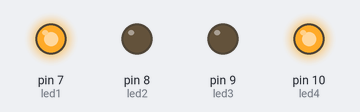
Simulated run of this sketch. Board: Arduino Uno, built for the host (arithmetic inside an expression is 32-bit, double 64-bit). Parts: output pins drawn as LEDs (lit = HIGH).

Above: at 0.1 s.
Timing chart, 0 to 130.1 s (numbered marks = the images above):
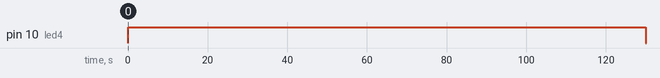

Measured:
- by itself, pin 10 (led4): LOW → HIGH at 0.00 s, → LOW 130 s later

The sketch:

testesequencia2.ino
```cpp
#include <TimerOne.h>

int led1 = 7;
int led2 = 8;
int led3 = 9;
int led4 = 10;

void setup() {
  pinMode(led1, OUTPUT);
  pinMode(led2, OUTPUT);
  pinMode(led3, OUTPUT);
  pinMode(led4, OUTPUT);
  Timer1.initialize(500);
  Timer1.attachInterrupt(led4_cycle);
}

void led4_cycle() {
  digitalWrite(led4, HIGH);
  unsigned long inicio = millis();
  while (millis() < inicio + 45) {
    ;
  }
  digitalWrite(led4, LOW);
}

void loop() {
  digitalWrite(led1, HIGH);
  delay (15);
  digitalWrite(led1, LOW);
  delay(51);
  digitalWrite(led2, HIGH);
  delay (50);
  digitalWrite(led2, LOW);
  delay (100);
  digitalWrite(led3, HIGH);
  delay (30);
  digitalWrite(led3, LOW);
  delay(72);
}
```
